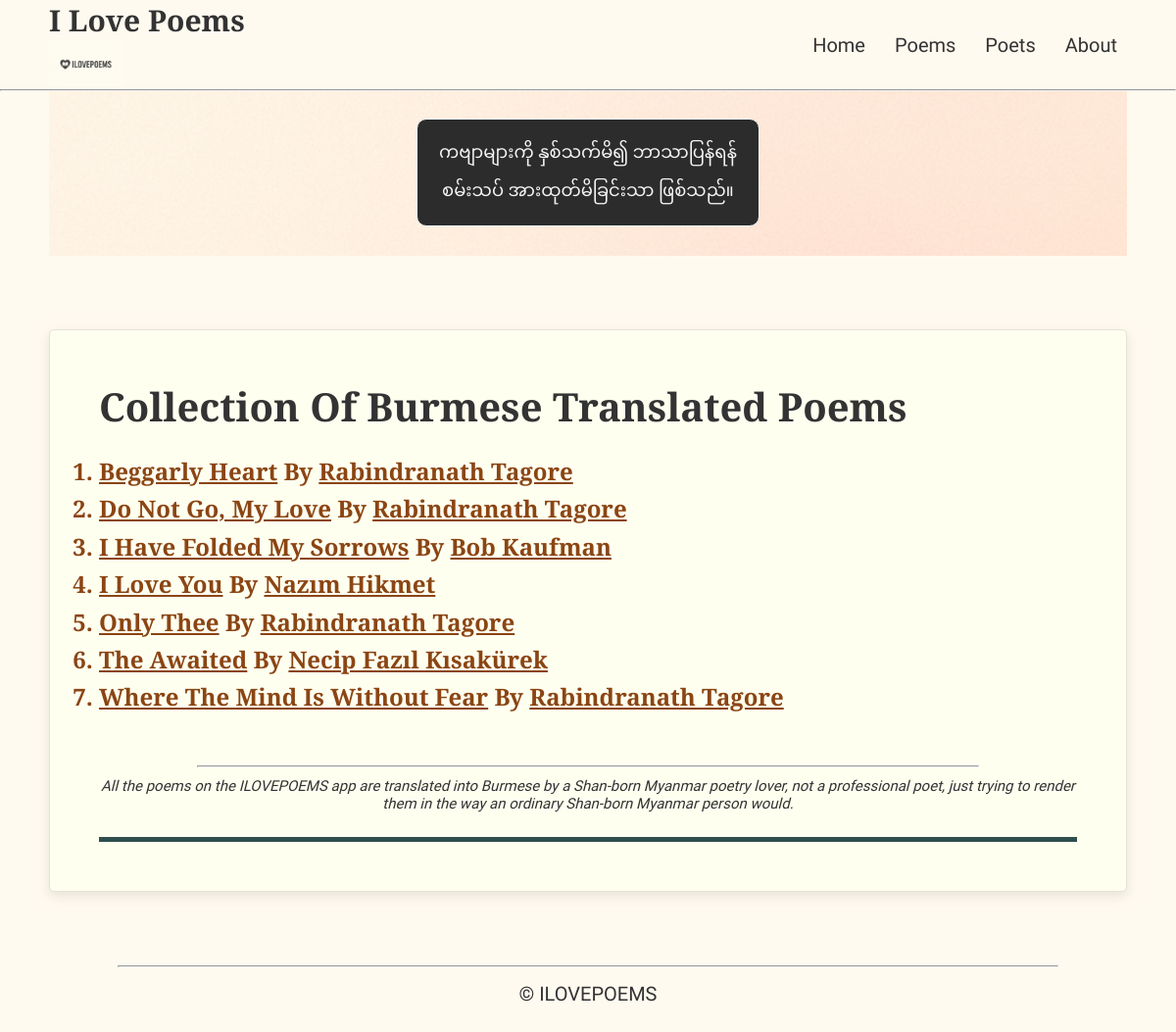
The app's page /poems/, older data.
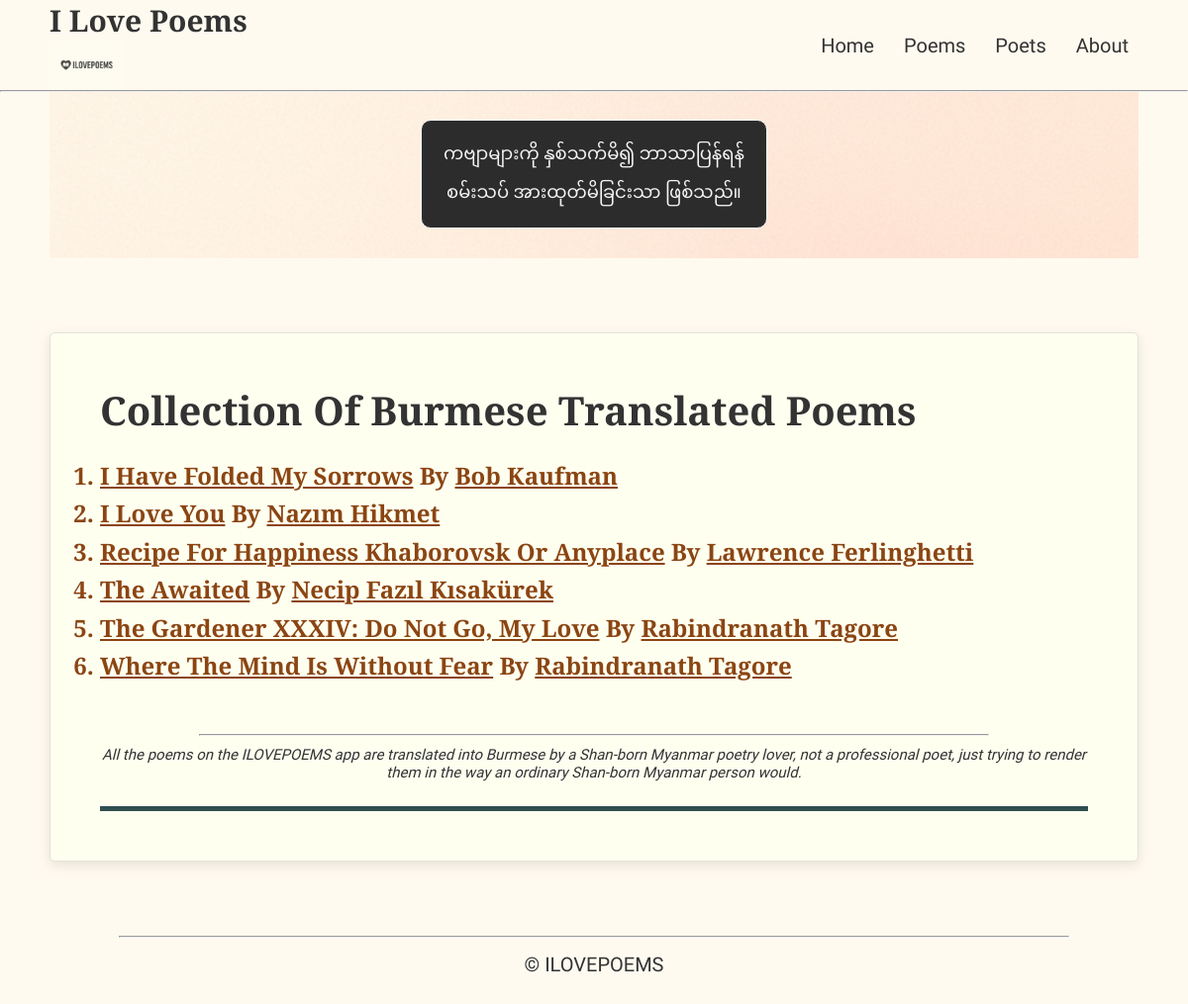
The same page, newer data.
### poems/models.py (models this page shows, shortened)
class Poem(models.Model):
    title_en = models.CharField(max_length=200)
    title_mm = models.CharField(max_length=200)  # Myanmar title
    poem_mm = models.TextField()                  # Myanmar poem content
    poem_en = models.TextField()                  # English poem content
    about = models.TextField(blank=True)          # About the poem
    source = models.CharField(max_length=300, blank=True)
    featured = models.BooleanField(default=False)  # True/False column
    poet = models.ForeignKey('Poet', on_delete=models.CASCADE, related_name='poems')
    date_added = models.DateTimeField("date added")

class Poet(models.Model):
    name_en = models.CharField(max_length=100)
    name_mm = models.CharField(max_length=100)    # Myanmar name
    about = models.TextField(blank=True)          # About the poet
    source = models.CharField(max_length=300, blank=True)
    born_year = models.PositiveSmallIntegerField("Year of birth", null=True, blank=False)
    dead_year = models.PositiveSmallIntegerField("Year of death", null=True, blank=False)

### poems/views.py (the view)
# urls.py: path('',include('poems.urls')),
def poems(request):
    all_poem_list= Poem.objects.all().order_by("title_en","poet__name_en")
    context = {
        "all_poem_list": all_poem_list
    }
    return render(request, "poems/poems.html", context)

### poems/templates/poems/poems.html (shortened to what this page needs)
{% extends "poems/base.html" %}
{% block content %}
    <div class="poem-translation">
        <div class="poem">
            {% if all_poem_list %}
                <p class="poem-title_en">Collection of Burmese Translated Poems</p>
                <ol class="list">
                    {% for poem in all_poem_list %}
                        <li class="poems_list_items poet">
                            <span class="poet-wrapper">
                                <a href="{% url 'poems:poem' poem.id %}" class="poet">{{ poem.title_en|striptags }}</a>
                            </span>
                            <span class="poet-wrapper">
                                By <a href="{% url 'poems:poet' poem.poet.id %}" class="poet">{{ poem.poet.name_en }}</a>
                            </span>
                        </li>
                    {% endfor %}
                </ol>
            {% else %}
                <p>No poems available.</p>
            {% endif %}
            <hr>
            <div class="trans-note">
                <p>
                    All the poems on the ILOVEPOEMS app are translated into Burmese by a Shan-born Myanmar poetry lover, not a professional poet, just trying to render them in the way an ordinary Shan-born Myanmar person would.
                </p>
            </div>
            <hr class="bottom_bar">
        </div>
    </div>
{% endblock content %}

### poems/templates/poems/base.html (shortened to what this page needs)
{% load static %}
<!DOCTYPE html>
<html>
    <head>
        <link rel="stylesheet" href="{% static 'poems/css/styles.css' %}">
    </head>
    <body>
        <header class="header">
            <nav class="nav-bar">
                <div class="brand">
                    <a href="{% url 'poems:index' %}" class="brand-name-wrapper">
                        <h1 class="brand-name">I Love Poems</h1>
                    </a>
                    <a href="{% url 'poems:index' %}" class="logo-wrapper">
                        <div id="logo-img" alt="ilovepoems logo"></div>
                    </a>
                </div>
                <div class="nav-links-container">
                    <ul class="nav-links">
                        <li>
                            <a href="{% url 'poems:index' %}" class="nav-link">Home</a>
                        </li>
                        <li>
                            <a href="{% url 'poems:poems' %}" class="nav-link">Poems</a>
                        </li>
                        <li>
                            <a href="{% url 'poems:poets' %}" class="nav-link">Poets</a>
                        </li>
                        <li>
                            <a href="{% url 'poems:about' %}" class="nav-link">About</a>
                        </li>
                    </ul>
                </div>
            </nav>
        </header>
        <hr id="header-separator">
        <main>
            <section id="message-sec">
                <p class="poem-line-mm message-mm">ကဗျာများကို နှစ်သက်မိ၍ ဘာသာပြန်ရန် စမ်းသပ် အားထုတ်မိခြင်းသာ ဖြစ်သည်။</p>
            </section>
            <section id="display-sec">
                {% block content %}
                {% endblock content %}
            </section>
        </main>
        <hr>
        <footer>
            <p>&copy; ILOVEPOEMS</p>
        </footer>
</body>
</html>

### poems/static/poems/css/styles.css (style rules this page uses)
:root { --background-color: #FFFAF0; --font-color: #333333; }
*, *::before, *::after { margin: 0; padding: 0; box-sizing: border-box; }
html { font-size: 20px; }
body { background-color: var(--background-color); font-family: "Zain", sans-serif; color: var(--font-color); }
.header, main, footer { padding: 0 50px; }
.header { position: sticky; top: 0; background-color: var(--background-color); z-index: 100; }
.nav-bar { display: flex; justify-content: space-between; align-items: center; }
.brand { display: flex; flex-direction: column; text-align: left; }
.brand-name { display: inline; font-family: "Cormorant Garamond", serif; font-size: 1.5rem; color: var(--font-color); font-weight: 600; }
.brand-name-wrapper { text-decoration: none; }
.logo-wrapper { display: inline-block; height: 50px; width: 200px; }
#logo-img { background: url('../images/ilovepoems.png') no-repeat; width: 100%; height: 100%; display: block; background-size: contain; }
.nav-links { list-style-type: none; display: flex; justify-content: space-evenly; align-items: center; flex-wrap: wrap; row-gap: 20px; column-gap: 10px; margin: 10px 0; }
.nav-link { display: inline-block; padding: 10px; text-decoration: none; color: var(--font-color); }
#header-separator { position: fixed; left: 0; width: 100%; height: 1px; background: #ccc; margin: 0; z-index: 99; display: block; }
#message-sec { background: url('../images/ChatGPT\ Image\ Nov\ 3\,\ 2025\,\ 10_59_45\ AM.png') no-repeat; background-size: cover; padding: 15px; }
.message-mm { max-width: 350px; margin: 15px auto; padding: 15px; text-align: center; border-radius: 10px; font-size: .9rem; background-color: #2C2C2C; color: #F5F5F5; border: 1px solid #f5f5f5; }
#display-sec { margin: 75px auto; }
.poem-title_en { font-family: "Cormorant Garamond", serif; font-size: 2rem; font-weight: 600; text-transform: capitalize; }
.poet { font-family: "Cormorant Garamond", serif; font-size: 1.2rem; font-weight: 600; text-transform: capitalize; color: #6e3610; }
.poem-translation { display: flex; flex-direction: column; background-color: #FFFFF0; padding: 50px; border: 1px solid #E6E2D6; box-shadow: 0 4px 12px rgba(216, 212, 196, 0.6); border-radius: 5px; }
.poems_list_items { color: #8b4513; line-height: 1.6; }
.list { margin-top: 20px; padding-bottom: 50px; }
.poet-wrapper .poet { color: #8b4513; text-decoration: underline; }
.trans-note { margin: 10px 0 0; font-family: Zain, sans-serif; font-size: .75rem; font-style: italic; text-align: center; }
.bottom_bar { margin-top: 25px; width: 100%; height: 5px; border: 0px; background-color: #2f4f4f; }
hr { width: 80%; margin: 0px auto; }
footer { height: 100px; padding-top: 15px; text-align: center; }

Row changes from the older to the newer data that the page shows:
removed Poem: title_en "Beggarly Heart", poet.name_en "Rabindranath Tagore"
removed Poem: title_en "Only Thee", poet.name_en "Rabindranath Tagore"
added Poem: title_en "Recipe For Happiness Khaborovsk Or Anyplace", poet.name_en "Lawrence Ferlinghetti"
changed Poem: title_en "Do Not Go, My Love" → "The Gardener XXXIV: Do Not Go, My Love"; moves down the list
